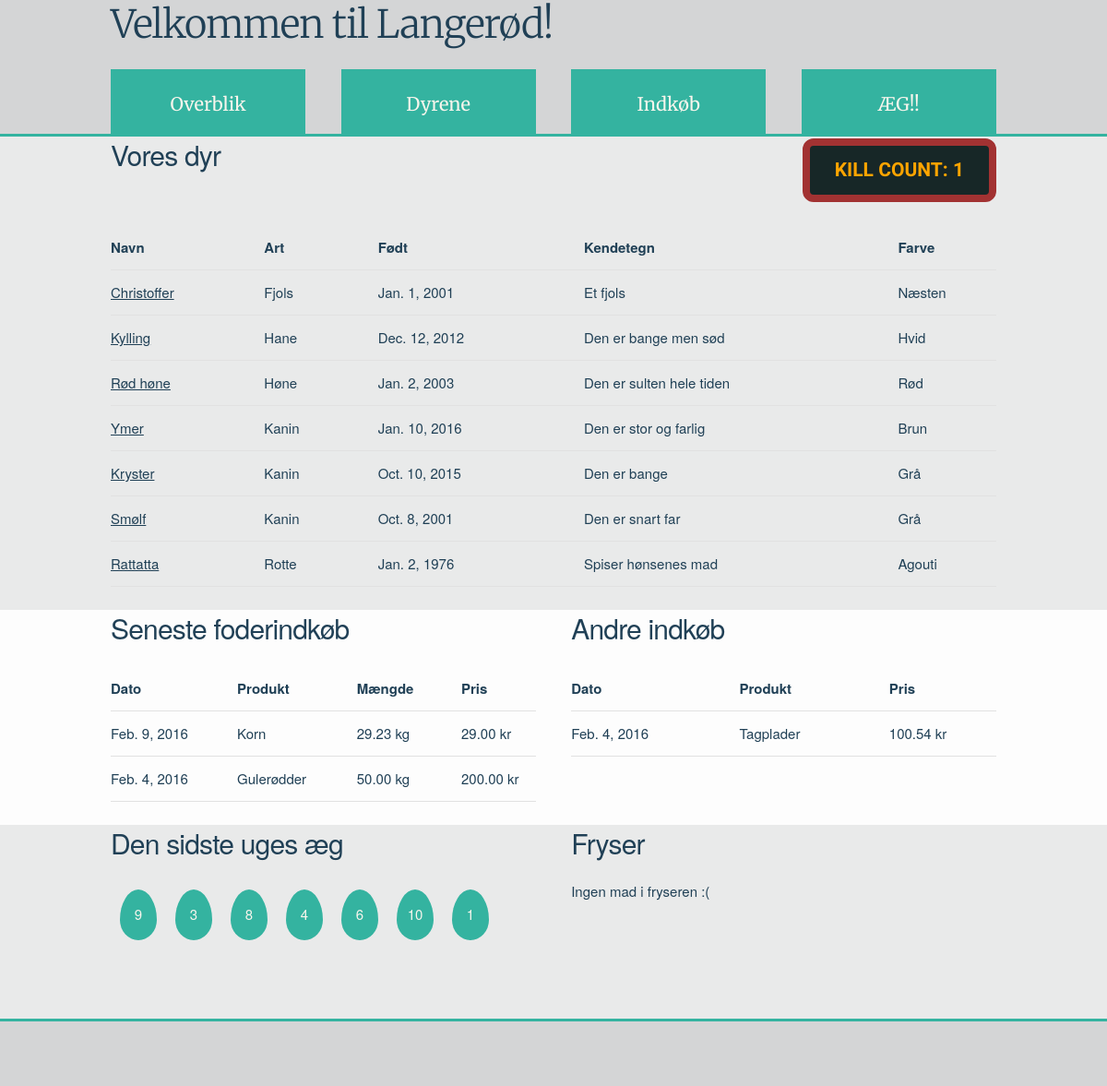
Page /animals/ on the earlier database version.
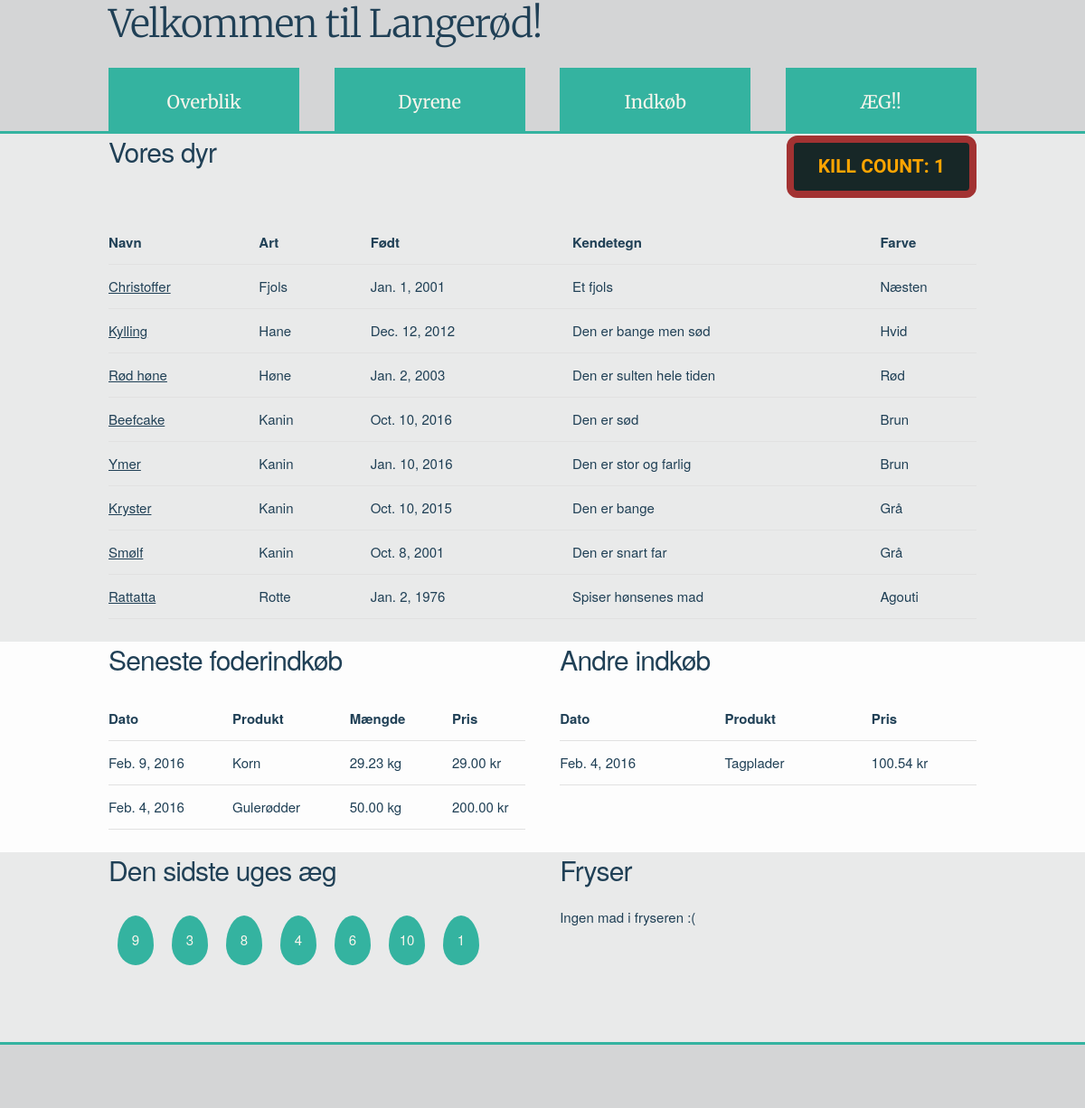
Same page on the later database version.
### animals/models.py (models this page shows, shortened)
class Animals(models.Model):
    animal_name = models.CharField(max_length=200)
    species = models.CharField(max_length=100)
    born = models.DateField('Født', editable=True, null=True)
    arrived = models.DateField('Ankommet', editable=True, null=True)
    departure = models.DateField('Afgang', editable=True, null=True, blank=True)
    dead = models.BooleanField('Død?', editable=True, default=False)
    gone = models.BooleanField('Fjern', editable=True, default=False)
    animal_characteristics = models.TextField(max_length=400)
    fur_colour = models.CharField(max_length=100)
    fur_type = models.CharField(max_length=100)
    white_marks = models.CharField(max_length=100)
    eye_colour = models.CharField(max_length=100)
    blue_eyed_white = models.CharField(max_length=50)
    genotype = models.CharField(max_length = 50)
    slug = models.SlugField()
    class Meta:
        verbose_name_plural = "Animals"

class FoodPurchases(models.Model):
    food_date = models.DateField('Dato for køb', editable=True, null=True)
    food_product = models.CharField(max_length=200)
    food_amount = models.DecimalField(max_digits=5, decimal_places=2)
    food_price = models.DecimalField(max_digits=7, decimal_places=2)
    class Meta:
        verbose_name_plural = "FoodPurchases"

class MiscPurchases(models.Model):
    misc_date = models.DateField('Dato for køb', editable=True, null=True)
    misc_product = models.CharField(max_length=300)
    misc_price = models.DecimalField(max_digits=7, decimal_places=2)
    class Meta:
        verbose_name_plural = "MiscPurchases"

class Eggs(models.Model):
    egg_date = models.DateField('Dato', editable=True, null=True)
    egg_amount = models.IntegerField(default=0)
    class Meta:
        verbose_name_plural = "Eggs"

### animals/views.py (the view)
def index(request):
    animal_list = Animals.objects.exclude(dead=True).exclude(gone=True).order_by('species', '-arrived')
    kill_count = Animals.objects.filter(dead=True).count()
    food_list = FoodPurchases.objects.order_by('-food_date')[:5]
    misc_list = MiscPurchases.objects.order_by('-misc_date')[:5]
    eggs_list = Eggs.objects.order_by('-egg_date')[:7]
    return render(request, 'animals/index.html', {'animal_list': animal_list, 'kill_count': kill_count,
            'food_list': food_list, 'misc_list': misc_list, 'eggs_list': eggs_list})

### animals/templates/animals/index.html (shortened to what this page needs)
{% extends 'animals/base.html' %}
  {% block body_block %}
    <div class="greyfield">
    <div class="container">
    <h4 class="inline">Vores dyr</h4>
    {% if animal_list %}
        <div class="">
            <p class="inline_right kill_count">KILL COUNT: {{ kill_count }}</p>
        </div>
      <table class="u-full-width">
        <thead>
          <tr>
            <th>Navn</th>
            <th>Art</th>
            <th>Født</th>
            <th>Kendetegn</th>
            <th>Farve</th>
          </tr>
        </thead>
        <tbody>
          {% for animal in animal_list %}
          <tr>
            <td><a href="/animals/{{ animal.slug }}">{{ animal.animal_name }}</a></td>
            <td>{{ animal.species }}</td>
            <td>{{ animal.born }}</td>
            <td>{{ animal.animal_characteristics }}</td>
            <td>{{ animal.fur_colour }}</td>
          </tr>
          {% endfor %}
        </tbody>
      </table>
    {% else %}
      <p>Vi har ingen dyr :(</p>
    {% endif %}
    </div>
    </div>
    <div class="whitefield">
    <div class="container">
      <div class="row">
        <div class="one-half column">
          <h4>Seneste foderindkøb</h4>
          {% if food_list %}
            <table class="u-full-width">
              <thead>
                <tr>
                  <th>Dato</th>
                  <th>Produkt</th>
                  <th>Mængde</th>
                  <th>Pris</th>
                </tr>
              </thead>
              <tbody>
                {% for food in food_list %}
                <tr>
                  <td>{{ food.food_date }}</td>
                  <td>{{ food.food_product }}</td>
                  <td>{{ food.food_amount }} kg</td>
                  <td>{{ food.food_price }} kr</td>
                </tr>
                {% endfor %}
              </tbody>
            </table>
          {% else %}
            <p>Vi har ikke købt noget foder...</p>
          {% endif %}
        </div>
        <div class="one-half column">
          <h4>Andre indkøb</h4>
          {% if misc_list %}
            <table class="u-full-width">
              <thead>
                <tr>
                  <th>Dato</th>
                  <th>Produkt</th>
                  <th>Pris</th>
                </tr>
              </thead>
              <tbody>
                {% for misc in misc_list %}
                <tr>
                  <td>{{ misc.misc_date }}</td>
                  <td>{{ misc.misc_product }}</td>
                  <td>{{ misc.misc_price }} kr</td>
                </tr>
                {% endfor %}
              </tbody>
            </table>
          {% else %}
            <p>Vi har ikke købt noget...</p>
          {% endif %}
        </div>
      </div>
    </div>
    </div>
    <div class="greyfield">
    <div class="container">
      <div class="row">
        <div class="one-half column">
          <h4>Den sidste uges æg</h4>
          {% if eggs_list %}
            <div class="graph">
              {% for egg in eggs_list %}
                <div class="bar">
                  <div class="movedown">{{ egg.egg_amount }}</div>
                </div>
              {% endfor %}
            </div>
          {% else %}
            <p> Vi har ingen æg!!</p>
          {% endif %}
        </div>
        <div class="one-half column">
          <h4>Fryser</h4>
          {% if freezer_list %}
          {% else %}
            <p>Ingen mad i fryseren :(</p>
          {% endif %}
        </div>
      </div>
    </div>
    </div>
  {% endblock %}

Differences in the rows shown:
added Animals: animal_name "Beefcake", species "Kanin", born "Oct. 10, 2016", animal_characteristics "Den er sød", fur_colour "Brun"
